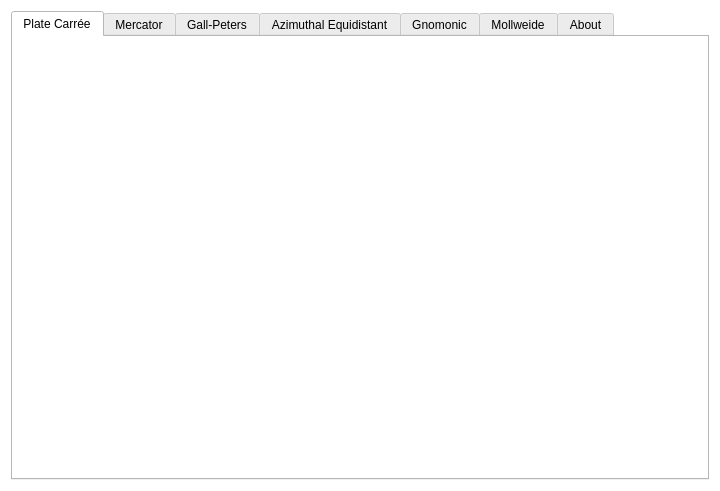
<?xml version="1.0" encoding="UTF-8"?>
<ui version="4.0">
 <class>Form</class>
 <widget class="QWidget" name="Form">
  <property name="geometry">
   <rect>
    <x>0</x>
    <y>0</y>
    <width>720</width>
    <height>491</height>
   </rect>
  </property>
  <property name="palette">
   <palette>
    <active>
     <colorrole role="WindowText">
      <brush brushstyle="SolidPattern">
       <color alpha="255">
        <red>0</red>
        <green>0</green>
        <blue>0</blue>
       </color>
      </brush>
     </colorrole>
     <colorrole role="Button">
      <brush brushstyle="SolidPattern">
       <color alpha="255">
        <red>255</red>
        <green>255</green>
        <blue>255</blue>
       </color>
      </brush>
     </colorrole>
     <colorrole role="Light">
      <brush brushstyle="SolidPattern">
       <color alpha="255">
        <red>255</red>
        <green>255</green>
        <blue>255</blue>
       </color>
      </brush>
     </colorrole>
     <colorrole role="Midlight">
      <brush brushstyle="SolidPattern">
       <color alpha="255">
        <red>255</red>
        <green>255</green>
        <blue>255</blue>
       </color>
      </brush>
     </colorrole>
     <colorrole role="Dark">
      <brush brushstyle="SolidPattern">
       <color alpha="255">
        <red>127</red>
        <green>127</green>
        <blue>127</blue>
       </color>
      </brush>
     </colorrole>
     <colorrole role="Mid">
      <brush brushstyle="SolidPattern">
       <color alpha="255">
        <red>170</red>
        <green>170</green>
        <blue>170</blue>
       </color>
      </brush>
     </colorrole>
     <colorrole role="Text">
      <brush brushstyle="SolidPattern">
       <color alpha="255">
        <red>0</red>
        <green>0</green>
        <blue>0</blue>
       </color>
      </brush>
     </colorrole>
     <colorrole role="BrightText">
      <brush brushstyle="SolidPattern">
       <color alpha="255">
        <red>255</red>
        <green>255</green>
        <blue>255</blue>
       </color>
      </brush>
     </colorrole>
     <colorrole role="ButtonText">
      <brush brushstyle="SolidPattern">
       <color alpha="255">
        <red>0</red>
        <green>0</green>
        <blue>0</blue>
       </color>
      </brush>
     </colorrole>
     <colorrole role="Base">
      <brush brushstyle="SolidPattern">
       <color alpha="255">
        <red>255</red>
        <green>255</green>
        <blue>255</blue>
       </color>
      </brush>
     </colorrole>
     <colorrole role="Window">
      <brush brushstyle="SolidPattern">
       <color alpha="255">
        <red>255</red>
        <green>255</green>
        <blue>255</blue>
       </color>
      </brush>
     </colorrole>
     <colorrole role="Shadow">
      <brush brushstyle="SolidPattern">
       <color alpha="255">
        <red>0</red>
        <green>0</green>
        <blue>0</blue>
       </color>
      </brush>
     </colorrole>
     <colorrole role="AlternateBase">
      <brush brushstyle="SolidPattern">
       <color alpha="255">
        <red>255</red>
        <green>255</green>
        <blue>255</blue>
       </color>
      </brush>
     </colorrole>
     <colorrole role="ToolTipBase">
      <brush brushstyle="SolidPattern">
       <color alpha="255">
        <red>255</red>
        <green>255</green>
        <blue>220</blue>
       </color>
      </brush>
     </colorrole>
     <colorrole role="ToolTipText">
      <brush brushstyle="SolidPattern">
       <color alpha="255">
        <red>0</red>
        <green>0</green>
        <blue>0</blue>
       </color>
      </brush>
     </colorrole>
    </active>
    <inactive>
     <colorrole role="WindowText">
      <brush brushstyle="SolidPattern">
       <color alpha="255">
        <red>0</red>
        <green>0</green>
        <blue>0</blue>
       </color>
      </brush>
     </colorrole>
     <colorrole role="Button">
      <brush brushstyle="SolidPattern">
       <color alpha="255">
        <red>255</red>
        <green>255</green>
        <blue>255</blue>
       </color>
      </brush>
     </colorrole>
     <colorrole role="Light">
      <brush brushstyle="SolidPattern">
       <color alpha="255">
        <red>255</red>
        <green>255</green>
        <blue>255</blue>
       </color>
      </brush>
     </colorrole>
     <colorrole role="Midlight">
      <brush brushstyle="SolidPattern">
       <color alpha="255">
        <red>255</red>
        <green>255</green>
        <blue>255</blue>
       </color>
      </brush>
     </colorrole>
     <colorrole role="Dark">
      <brush brushstyle="SolidPattern">
       <color alpha="255">
        <red>127</red>
        <green>127</green>
        <blue>127</blue>
       </color>
      </brush>
     </colorrole>
     <colorrole role="Mid">
      <brush brushstyle="SolidPattern">
       <color alpha="255">
        <red>170</red>
        <green>170</green>
        <blue>170</blue>
       </color>
      </brush>
     </colorrole>
     <colorrole role="Text">
      <brush brushstyle="SolidPattern">
       <color alpha="255">
        <red>0</red>
        <green>0</green>
        <blue>0</blue>
       </color>
      </brush>
     </colorrole>
     <colorrole role="BrightText">
      <brush brushstyle="SolidPattern">
       <color alpha="255">
        <red>255</red>
        <green>255</green>
        <blue>255</blue>
       </color>
      </brush>
     </colorrole>
     <colorrole role="ButtonText">
      <brush brushstyle="SolidPattern">
       <color alpha="255">
        <red>0</red>
        <green>0</green>
        <blue>0</blue>
       </color>
      </brush>
     </colorrole>
     <colorrole role="Base">
      <brush brushstyle="SolidPattern">
       <color alpha="255">
        <red>255</red>
        <green>255</green>
        <blue>255</blue>
       </color>
      </brush>
     </colorrole>
     <colorrole role="Window">
      <brush brushstyle="SolidPattern">
       <color alpha="255">
        <red>255</red>
        <green>255</green>
        <blue>255</blue>
       </color>
      </brush>
     </colorrole>
     <colorrole role="Shadow">
      <brush brushstyle="SolidPattern">
       <color alpha="255">
        <red>0</red>
        <green>0</green>
        <blue>0</blue>
       </color>
      </brush>
     </colorrole>
     <colorrole role="AlternateBase">
      <brush brushstyle="SolidPattern">
       <color alpha="255">
        <red>255</red>
        <green>255</green>
        <blue>255</blue>
       </color>
      </brush>
     </colorrole>
     <colorrole role="ToolTipBase">
      <brush brushstyle="SolidPattern">
       <color alpha="255">
        <red>255</red>
        <green>255</green>
        <blue>220</blue>
       </color>
      </brush>
     </colorrole>
     <colorrole role="ToolTipText">
      <brush brushstyle="SolidPattern">
       <color alpha="255">
        <red>0</red>
        <green>0</green>
        <blue>0</blue>
       </color>
      </brush>
     </colorrole>
    </inactive>
    <disabled>
     <colorrole role="WindowText">
      <brush brushstyle="SolidPattern">
       <color alpha="255">
        <red>127</red>
        <green>127</green>
        <blue>127</blue>
       </color>
      </brush>
     </colorrole>
     <colorrole role="Button">
      <brush brushstyle="SolidPattern">
       <color alpha="255">
        <red>255</red>
        <green>255</green>
        <blue>255</blue>
       </color>
      </brush>
     </colorrole>
     <colorrole role="Light">
      <brush brushstyle="SolidPattern">
       <color alpha="255">
        <red>255</red>
        <green>255</green>
        <blue>255</blue>
       </color>
      </brush>
     </colorrole>
     <colorrole role="Midlight">
      <brush brushstyle="SolidPattern">
       <color alpha="255">
        <red>255</red>
        <green>255</green>
        <blue>255</blue>
       </color>
      </brush>
     </colorrole>
     <colorrole role="Dark">
      <brush brushstyle="SolidPattern">
       <color alpha="255">
        <red>127</red>
        <green>127</green>
        <blue>127</blue>
       </color>
      </brush>
     </colorrole>
     <colorrole role="Mid">
      <brush brushstyle="SolidPattern">
       <color alpha="255">
        <red>170</red>
        <green>170</green>
        <blue>170</blue>
       </color>
      </brush>
     </colorrole>
     <colorrole role="Text">
      <brush brushstyle="SolidPattern">
       <color alpha="255">
        <red>127</red>
        <green>127</green>
        <blue>127</blue>
       </color>
      </brush>
     </colorrole>
     <colorrole role="BrightText">
      <brush brushstyle="SolidPattern">
       <color alpha="255">
        <red>255</red>
        <green>255</green>
        <blue>255</blue>
       </color>
      </brush>
     </colorrole>
     <colorrole role="ButtonText">
      <brush brushstyle="SolidPattern">
       <color alpha="255">
        <red>127</red>
        <green>127</green>
        <blue>127</blue>
       </color>
      </brush>
     </colorrole>
     <colorrole role="Base">
      <brush brushstyle="SolidPattern">
       <color alpha="255">
        <red>255</red>
        <green>255</green>
        <blue>255</blue>
       </color>
      </brush>
     </colorrole>
     <colorrole role="Window">
      <brush brushstyle="SolidPattern">
       <color alpha="255">
        <red>255</red>
        <green>255</green>
        <blue>255</blue>
       </color>
      </brush>
     </colorrole>
     <colorrole role="Shadow">
      <brush brushstyle="SolidPattern">
       <color alpha="255">
        <red>0</red>
        <green>0</green>
        <blue>0</blue>
       </color>
      </brush>
     </colorrole>
     <colorrole role="AlternateBase">
      <brush brushstyle="SolidPattern">
       <color alpha="255">
        <red>255</red>
        <green>255</green>
        <blue>255</blue>
       </color>
      </brush>
     </colorrole>
     <colorrole role="ToolTipBase">
      <brush brushstyle="SolidPattern">
       <color alpha="255">
        <red>255</red>
        <green>255</green>
        <blue>220</blue>
       </color>
      </brush>
     </colorrole>
     <colorrole role="ToolTipText">
      <brush brushstyle="SolidPattern">
       <color alpha="255">
        <red>0</red>
        <green>0</green>
        <blue>0</blue>
       </color>
      </brush>
     </colorrole>
    </disabled>
   </palette>
  </property>
  <property name="windowTitle">
   <string>The Sphere of the Earth</string>
  </property>
  <layout class="QHBoxLayout" name="horizontalLayout">
   <item>
    <widget class="QTabWidget" name="tabWidget">
     <property name="enabled">
      <bool>true</bool>
     </property>
     <property name="autoFillBackground">
      <bool>true</bool>
     </property>
     <property name="currentIndex">
      <number>0</number>
     </property>
     <widget class="QWidget" name="tab_pc">
      <property name="autoFillBackground">
       <bool>true</bool>
      </property>
      <attribute name="title">
       <string>Plate Carrée</string>
      </attribute>
     </widget>
     <widget class="QWidget" name="tab_merc">
      <property name="autoFillBackground">
       <bool>true</bool>
      </property>
      <attribute name="title">
       <string>Mercator</string>
      </attribute>
     </widget>
     <widget class="QWidget" name="tab_peters">
      <property name="autoFillBackground">
       <bool>true</bool>
      </property>
      <attribute name="title">
       <string>Gall-Peters</string>
      </attribute>
     </widget>
     <widget class="QWidget" name="tab_aziequi">
      <property name="autoFillBackground">
       <bool>true</bool>
      </property>
      <attribute name="title">
       <string>Azimuthal Equidistant</string>
      </attribute>
     </widget>
     <widget class="QWidget" name="tab_gnomo">
      <property name="autoFillBackground">
       <bool>true</bool>
      </property>
      <attribute name="title">
       <string>Gnomonic</string>
      </attribute>
     </widget>
     <widget class="QWidget" name="tab_moll">
      <property name="autoFillBackground">
       <bool>true</bool>
      </property>
      <attribute name="title">
       <string>Mollweide</string>
      </attribute>
     </widget>
     <widget class="QWidget" name="tab_about">
      <property name="autoFillBackground">
       <bool>true</bool>
      </property>
      <attribute name="title">
       <string>About</string>
      </attribute>
      <layout class="QHBoxLayout" name="horizontalLayout_4">
       <item>
        <layout class="QVBoxLayout" name="verticalLayout_2">
         <item>
          <layout class="QHBoxLayout" name="horizontalLayout_2">
           <item>
            <spacer name="horizontalSpacer">
             <property name="orientation">
              <enum>Qt::Horizontal</enum>
             </property>
             <property name="sizeHint" stdset="0">
              <size>
               <width>40</width>
               <height>20</height>
              </size>
             </property>
            </spacer>
           </item>
           <item>
            <widget class="QLabel" name="label">
             <property name="minimumSize">
              <size>
               <width>161</width>
               <height>101</height>
              </size>
             </property>
             <property name="maximumSize">
              <size>
               <width>161</width>
               <height>101</height>
              </size>
             </property>
             <property name="text">
              <string/>
             </property>
             <property name="pixmap">
              <pixmap>logo.png</pixmap>
             </property>
             <property name="scaledContents">
              <bool>true</bool>
             </property>
            </widget>
           </item>
           <item>
            <spacer name="horizontalSpacer_2">
             <property name="orientation">
              <enum>Qt::Horizontal</enum>
             </property>
             <property name="sizeHint" stdset="0">
              <size>
               <width>40</width>
               <height>20</height>
              </size>
             </property>
            </spacer>
           </item>
          </layout>
         </item>
         <item>
          <layout class="QHBoxLayout" name="horizontalLayout_3">
           <item>
            <spacer name="horizontalSpacer_3">
             <property name="orientation">
              <enum>Qt::Horizontal</enum>
             </property>
             <property name="sizeHint" stdset="0">
              <size>
               <width>40</width>
               <height>20</height>
              </size>
             </property>
            </spacer>
           </item>
           <item>
            <widget class="QTextEdit" name="textEdit">
             <property name="palette">
              <palette>
               <active>
                <colorrole role="Base">
                 <brush brushstyle="SolidPattern">
                  <color alpha="0">
                   <red>255</red>
                   <green>255</green>
                   <blue>255</blue>
                  </color>
                 </brush>
                </colorrole>
               </active>
               <inactive>
                <colorrole role="Base">
                 <brush brushstyle="SolidPattern">
                  <color alpha="0">
                   <red>255</red>
                   <green>255</green>
                   <blue>255</blue>
                  </color>
                 </brush>
                </colorrole>
               </inactive>
               <disabled>
                <colorrole role="Base">
                 <brush brushstyle="SolidPattern">
                  <color alpha="255">
                   <red>255</red>
                   <green>255</green>
                   <blue>255</blue>
                  </color>
                 </brush>
                </colorrole>
               </disabled>
              </palette>
             </property>
             <property name="frameShape">
              <enum>QFrame::NoFrame</enum>
             </property>
             <property name="readOnly">
              <bool>true</bool>
             </property>
             <property name="html">
              <string>&lt;!DOCTYPE HTML PUBLIC &quot;-//W3C//DTD HTML 4.0//EN&quot; &quot;http://www.w3.org/TR/REC-html40/strict.dtd&quot;&gt;
&lt;html&gt;&lt;head&gt;&lt;meta name=&quot;qrichtext&quot; content=&quot;1&quot; /&gt;&lt;style type=&quot;text/css&quot;&gt;
p, li { white-space: pre-wrap; }
&lt;/style&gt;&lt;/head&gt;&lt;body style=&quot; font-family:'Ubuntu'; font-size:11pt; font-weight:400; font-style:normal;&quot;&gt;
&lt;p align=&quot;center&quot; style=&quot; margin-top:0px; margin-bottom:0px; margin-left:0px; margin-right:0px; -qt-block-indent:0; text-indent:0px;&quot;&gt;&lt;span style=&quot; font-size:12pt; font-weight:200;&quot;&gt;The Sphere of the Earth.&lt;/span&gt;&lt;/p&gt;
&lt;p align=&quot;center&quot; style=&quot; margin-top:0px; margin-bottom:0px; margin-left:0px; margin-right:0px; -qt-block-indent:0; text-indent:0px;&quot;&gt;&lt;span style=&quot; font-size:12pt; font-weight:200;&quot;&gt;Version 1.0.3. &lt;/span&gt;&lt;/p&gt;
&lt;p align=&quot;center&quot; style=&quot;-qt-paragraph-type:empty; margin-top:0px; margin-bottom:0px; margin-left:0px; margin-right:0px; -qt-block-indent:0; text-indent:0px;&quot;&gt;&lt;br /&gt;&lt;/p&gt;
&lt;p align=&quot;center&quot; style=&quot;-qt-paragraph-type:empty; margin-top:0px; margin-bottom:0px; margin-left:0px; margin-right:0px; -qt-block-indent:0; text-indent:0px; font-size:12pt; font-weight:200;&quot;&gt;&lt;br /&gt;&lt;/p&gt;
&lt;p align=&quot;center&quot; style=&quot;-qt-paragraph-type:empty; margin-top:0px; margin-bottom:0px; margin-left:0px; margin-right:0px; -qt-block-indent:0; text-indent:0px; font-size:12pt; font-weight:200;&quot;&gt;&lt;br /&gt;&lt;/p&gt;
&lt;p align=&quot;center&quot; style=&quot; margin-top:0px; margin-bottom:0px; margin-left:0px; margin-right:0px; -qt-block-indent:0; text-indent:0px;&quot;&gt;&lt;span style=&quot; font-size:12pt; font-weight:200;&quot;&gt;Author: &lt;/span&gt;&lt;/p&gt;
&lt;p align=&quot;center&quot; style=&quot; margin-top:0px; margin-bottom:0px; margin-left:0px; margin-right:0px; -qt-block-indent:0; text-indent:0px;&quot;&gt;&lt;span style=&quot; font-size:12pt; font-weight:200;&quot;&gt;Daniel Ramos &lt;/span&gt;&lt;/p&gt;
&lt;p align=&quot;center&quot; style=&quot; margin-top:0px; margin-bottom:0px; margin-left:0px; margin-right:0px; -qt-block-indent:0; text-indent:0px;&quot;&gt;&lt;span style=&quot; font-size:12pt; font-weight:200;&quot;&gt;daniel.ramos@mmaca.cat&lt;/span&gt;&lt;/p&gt;
&lt;p align=&quot;center&quot; style=&quot;-qt-paragraph-type:empty; margin-top:0px; margin-bottom:0px; margin-left:0px; margin-right:0px; -qt-block-indent:0; text-indent:0px; font-size:12pt; font-weight:200;&quot;&gt;&lt;br /&gt;&lt;/p&gt;
&lt;p align=&quot;center&quot; style=&quot; margin-top:0px; margin-bottom:0px; margin-left:0px; margin-right:0px; -qt-block-indent:0; text-indent:0px;&quot;&gt;&lt;span style=&quot; font-size:12pt; font-weight:200;&quot;&gt;www.mmaca.cat&lt;/span&gt;&lt;/p&gt;&lt;/body&gt;&lt;/html&gt;</string>
             </property>
            </widget>
           </item>
           <item>
            <spacer name="horizontalSpacer_4">
             <property name="orientation">
              <enum>Qt::Horizontal</enum>
             </property>
             <property name="sizeHint" stdset="0">
              <size>
               <width>40</width>
               <height>20</height>
              </size>
             </property>
            </spacer>
           </item>
          </layout>
         </item>
        </layout>
       </item>
      </layout>
     </widget>
    </widget>
   </item>
  </layout>
 </widget>
 <resources/>
 <connections/>
</ui>
